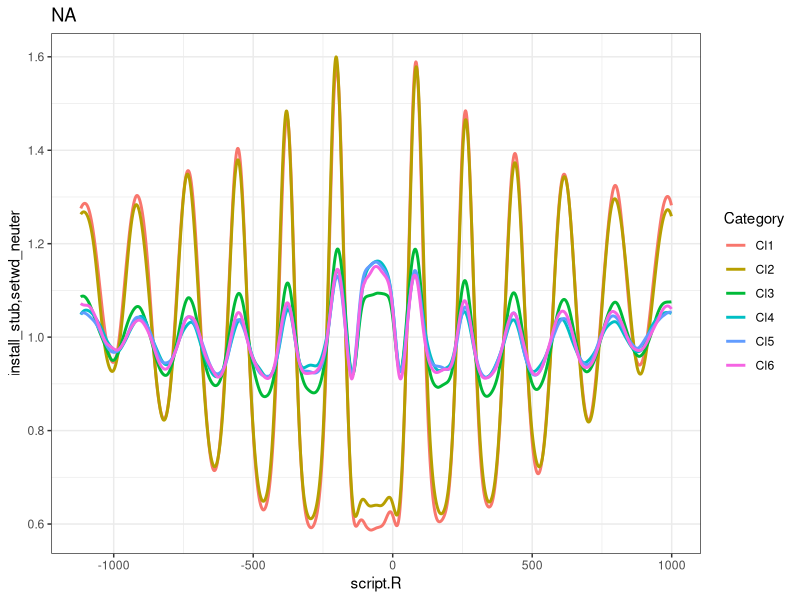

Write the R code that produced this figure.
# Load necessary libraries
library(ggplot2)

# Capture command-line arguments
args <- commandArgs(trailingOnly = TRUE)

# Assign arguments to variables
output_file <- args[1]               # e.g., "different_clusters.png"
x_label <- args[2]                   # e.g., "Relative from center [bp]"
y_label <- args[3]                   # e.g., "Enrichment over Mean"
plot_title <- args[4]                # e.g., "MNase fragment profile"

# Load data (replace "data.txt" with your actual data file)
data <- read.table("q2_data.tsv", header = FALSE, col.names = c("X", "Y", "Category"))

# Plot using ggplot2 with dark theme
plot <- ggplot(data, aes(x = X, y = Y, color = Category, group = Category)) +
  geom_line(size = 1) +               # Set line size for better visibility
  labs(title = plot_title,            # Use plot title from command-line argument
       x = x_label,                   # Use x-axis label from command-line argument
       y = y_label) +                 # Use y-axis label from command-line argument
  theme_bw()

# Save the plot to file
ggsave(output_file, plot = plot, width = 8, height = 6)

